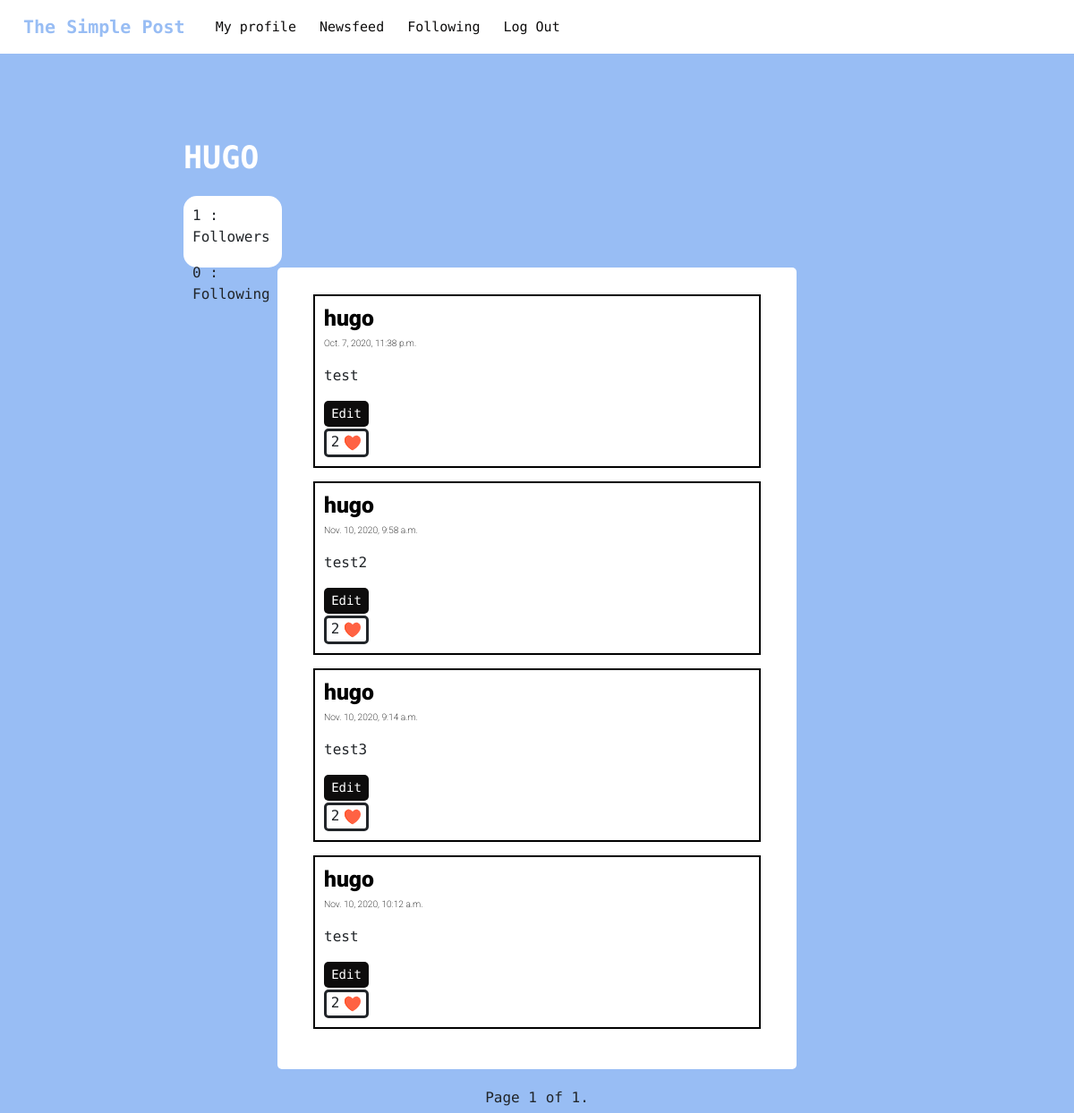
The page /my_profile/ (signed in) on the database its author committed.
### network/models.py (models this page shows)
class User(AbstractUser):
	followers_num = models.SmallIntegerField(default=0)
	following_num = models.SmallIntegerField(default=0)

class Post(models.Model):
	author = models.ForeignKey(User, on_delete=models.CASCADE, related_name= "author")
	content = models.CharField(max_length=255)
	date = models.DateTimeField()
	likes_num = models.SmallIntegerField(default=0)

### network/views.py (the view)
# urls.py: path("my_profile/", views.my_profile, name="my_profile"),
def my_profile(request):
    posts_list = Post.objects.filter(author=request.user.id)
    paginator = Paginator(posts_list, 10)
    page = request.GET.get('page')
    post = paginator.get_page(page)
    form = Post_form()
    likes_of_user = Like.objects.filter(user_who_liked=request.user).values_list('liked_post__id', flat=True)
    follows_of_user = Follow.objects.filter(follower=request.user).values_list('followed__id', flat=True)
    followers = Follow.objects.filter(followed = request.user).count()
    following = Follow.objects.filter(follower = request.user).count()
    return render(request, "network/my_profile.html", {"post":post,"form":form, 'followers':followers, 'following':following,"follows_of_user":follows_of_user, "likes_of_user":likes_of_user})

### network/templates/network/my_profile.html (shortened to what this page needs)
{% extends "network/layout.html" %}
{% block body %}
<div class="row">
	<div class="col-2"></div>
	<div class="col-10">
		<p class="sentence_username">{{user.username}}</p>
	</div>
	</div>
</div>
<div class="row">
	<div class="col-2"></div>
	<div class="col-10">
		<div id="follow_section" class="profile_following_box">
		<p id="followers_count">{{followers}} : Followers</p>
		<p id="following_count">{{following}} : Following</p>
		</div>
	</div>
</div>
<div class="newsfeed_section d-flex justify-content-center">
	<div id="newsfeed_view" class="newsfeed_view">
		{% for post in post %}
		<div class="row">
			<div class="col-12 d-flex justify-content-center">
				<div class="postbox">
					{% if user.is_authenticated %}
						<a style="color: black" href='/profile/{{post.author.id}}'><h1 class="author postbox_username">{{post.author}}</h1></a>
					{% else %}
						<h1 class="author postbox_username">{{post.author}}</h1>
					{% endif %}
					<p class="date postbox_date">{{post.date}}</p>
					<p class="content_{{post.id}} postbox_content">{{post.content}}</p>
					{% if post.author.id == request.user.id %}
						<button class="edit_button buttons_edit" data-id="{{post.id}}">Edit</button>
		    		{% endif %}
		    		<div class="like_box">
		    		<div id="like_counter_{{post.id}}" class="like_counter">{{post.likes_num}}</div>
		    		{% if user.is_authenticated %}
			    		{% if post.id in likes_of_user %}
				    		<button class="like_button button_like" data-id="{{post.id}}"></button>
				    	{% endif %}
		    		{% endif %}
		    		</div>
		    	</div>
	    	</div>
	    </div>
		{% endfor %}
	</div>
</div>
<div class="pagination_box" style="margin-top: 20px;">
	<div class="row">
		<div class="col-12 d-flex justify-content-center">
			<div class="pagination">
		        Page {{ post.number }} of {{ post.paginator.num_pages }}.
			</div>
		</div>
	</div>
</div>
{% endblock %}

### network/static/network/styles.css (style rules this page uses)
* { font-family: 'Encode Sans', sans-serif; }
body { background-color: #98BDF4; }
.profile_following_box { width: 110px; height: 80.25px; background-color: white; flex-wrap: nowrap; border-radius: 15px; padding: 10px; }
.newsfeed_view { padding-top: 15px; padding-bottom: 45px; width: 580px; height: auto; border-radius: 5px; background-color: white; }
.postbox { width: 500px; height: auto; background: #FFFFFF; border: 2px solid #000000; box-sizing: border-box; margin-top: 15px; padding: 10px; }
.postbox_username { max-width: 250px; max-height: 43px; text-align: start; font-family: Roboto; font-style: normal; font-weight: 900; font-size: 24.7037px; line-height: 29px; }
.postbox_date { max-width: 250px; height: 14px; font-family: Roboto; font-style: normal; font-weight: 200; font-size: 10.2222px; line-height: 12px; color: #000000; }
.postbox_content { width: 490px; }
.buttons_edit { width: 50px; background: #0D0C0C; border: black; border-radius: 5px; font-weight: 400; font-size: 14px; line-height: 27px; color: #FFFFFF; padding: 1px; margin-bottom: 2px; }
.button_like { border:none; background-color:transparent; outline:none; padding-bottom: 1px; }
.like_box { max-width:50px; display: flex; flex-wrap: nowrap; border:solid; justify-content: center; text-align: center; border-radius: 5px; }
.like_counter { width: 25px; padding-left: 5px; }
.sentence_username { font-size: 35px; margin-top: 50px; font-weight: 900; color:white; text-transform: uppercase; }

### rows shown on the page
User: username "HUGO"
Post: author "hugo", date "Oct. 7, 2020, 11:38 p.m.", content "test", likes_num "2"
Post: author "hugo", date "Nov. 10, 2020, 9:58 a.m.", content "test2", likes_num "2"
Post: author "hugo", date "Nov. 10, 2020, 9:14 a.m.", content "test3", likes_num "2"
Post: author "hugo", date "Nov. 10, 2020, 10:12 a.m.", content "test", likes_num "2"

### other values the page prints
{{ followers }} "1"
{{ following }} "0"
{{ post.number }} "1"
{{ post.paginator.num_pages }} "1"
